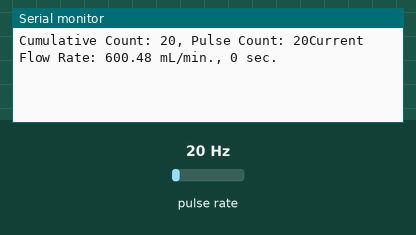
The sketch below on a simulated Arduino Uno, built with avr-gcc and run on an emulated ATmega328P. On the bench: the last lines printed to the serial monitor. Wiring (inferred from the names in the program): pulse sensor: data pin 2. The inputs (shaded band) are chosen by the test bench; at power-on: pulse rate 20 Hz.

Above: at 1.2 s.
1.3 s: pulse rate (sensor on pin 2) set to 4 Hz
At 2.6 s:
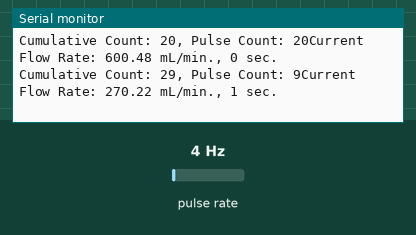
2.8 s: pulse rate (sensor on pin 2) set to 50 Hz
At 3.8 s:
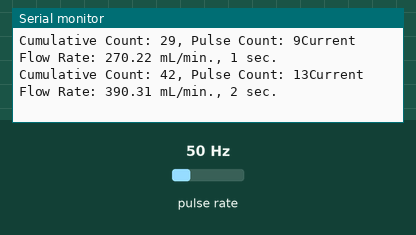
Timing chart, 0 to 5.8 s (numbered marks = the images above; inputs shaded):
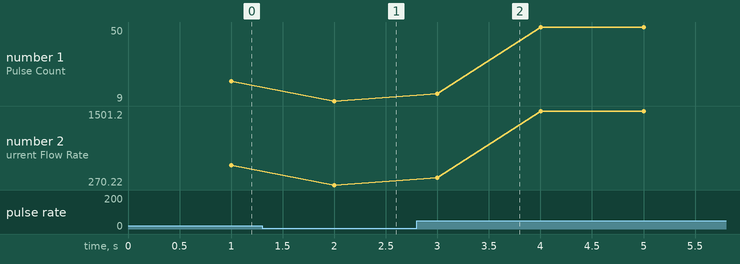

Measured:
- after the input at 1.3 s, the serial monitor: prints a new line after 0.70 s (image 1)
- after the input at 2.8 s, the serial monitor: prints a new line after 0.20 s (image 2)
- plotted number 1: 20 → 9 after the input at 1.3 s, 9 → 50 after the input at 2.8 s
- plotted number 2: 600.48 → 270.22 after the input at 1.3 s, 270.22 → 1501.2 after the input at 2.8 s

The sketch:

Flow_Meter.ino
```cpp
/*
  Compact Electromagnetic Flow Sensor (Aichi Tokei VN05)
      Use interrupts to calculate the number of unit pulses per interval to convert the water flow rate (mL/minute).


  Created 6 Oct. 2020
  by Yi-Xuan Wang

  References:
  https://www.aichitokei.net/products/compact-electromagnetic-flow-sensor-vn/
*/

/*--- Preprocessor ---*/
#define flowPin 2 // The pin location of the sensor (D2) w/ interrupt (INT.0)

/*--- Constant ---*/
const unsigned long baudSpeed = 115200UL; // Sets the data rate in bits per second (baud) for serial data transmission
const unsigned long period = 1000UL;      // The value is a number of milliseconds

/*--- Global Variables ---*/
unsigned long startTime;            // Start time
unsigned long currentTime;          // Current time
unsigned long timer;                // Stopwatch

volatile unsigned long pulseCount;  // Measuring the falling edges of the signal
static unsigned long cumCount;      // Cumulative count
float flowRate;                     // Value of water flow rate
float flowML;                       // Unit converter (milliliter, mL)
float totalML;                      // Volume of cumulative water

/*--- Function Prototype ---*/
void getCounter(void);
void setup(void);
void loop(void);

/*--- Functions Definition ---*/
// Interrupt Service Routine (ISR) for Flow Sensor
void getCounter(void) {
  pulseCount = pulseCount + 1;  // Every falling edge of the sensor signals to increment the pulse count
}

/*--- Initialization ---*/
void setup(void) {
  Serial.begin(baudSpeed);        // Initializes serial port
  pinMode(flowPin, INPUT_PULLUP); // Initializes interrupt digital pin 2 declared as an input and pull-up resitor enabled
  startTime = millis();           // Initial start time

 // Flow Sensor Initialization
  pulseCount = 0;
  cumCount = 0;
  flowRate = 0.0f;
  flowML = 0.0f;
  attachInterrupt(digitalPinToInterrupt(flowPin), getCounter, FALLING); // The interrupt is attached
}

/*--- Measurement ---*/
void loop(void) {
  // Every second, calculate and print the measured value
  currentTime = millis();                     // Get the current "time"

  if ((currentTime - startTime) >= period) {  // Test whether the period has elapsed
    timer = startTime / period;               // Calculate the period of time

    // Flow Sensor
    detachInterrupt(digitalPinToInterrupt(flowPin));  // Clears the function used to attend a specific interrupt
    cumCount = cumCount + pulseCount;                 // Count increment
    // Estimated Volume: 0.5004 ml/Pulse
    flowRate = (float)abs(((-7.0f * pow(10.0, -18.0)) * sq(pulseCount)) + (0.5004f * pulseCount) - (8.0f * pow(10.0, -12.0)));
    flowML = flowRate * 60.0f;                         // Milliliter per pulse converter to milliliter per minute

    if (isinf(flowML) || isnan(flowML) || (flowML <= 0.0f)) {
      flowML = -1;
    }

    /*--- Sensor prompt ---*/
    Serial.print("Cumulative Count: ");
    Serial.print(cumCount);
    Serial.print(", Pulse Count: ");
    Serial.print(pulseCount);
    Serial.print("Current Flow Rate: ");
    Serial.print(flowML);
    Serial.print(" mL/min., ");

    Serial.print(timer);
    Serial.println(" sec.");

    /*--- System Return ---*/
    startTime = currentTime;                                              // Save the start time of the current state
    pulseCount = 0;                                                       // Set pulseCount to 0 ready for calculations
    attachInterrupt(digitalPinToInterrupt(flowPin), getCounter, FALLING); // Reattach interrupt
  } else {
    return;
  }
}
```
